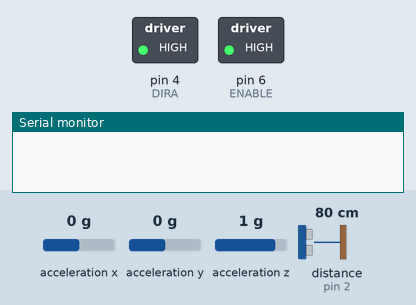
This sketch was run on a simulated Arduino Uno, built with avr-gcc and run on an emulated ATmega328P. Shown: switched loads named in the sketch (green lamp = pin HIGH), the last lines printed to the serial monitor. Wiring (inferred from the names in the program): MPU-6050 motion sensor at I2C address 0x68. Inputs (shaded band) come from the test bench; at power-on: acceleration x 0 g, acceleration y 0 g, acceleration z 1 g, distance to the obstacle (sensor on pin 2) 80 cm. The echo pulse lasts 58.3 µs per cm; pins used as bus, display or sensor lines are not drawn.

Above: at 0.15 s.
At 34.7 s:
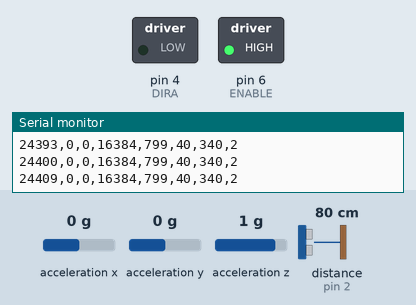
Timing chart, 0 to 40.0 s (numbered marks = the images above):
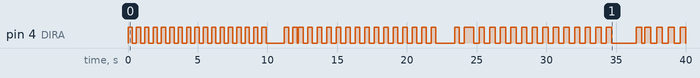

The sketch:

WiFi_Accel_Ultrasound_Transmitter.ino
```cpp
#include <SPI.h>
#include <nRF24L01.h>
#include <RF24.h>

#include<Wire.h>


#define ENABLE 6
#define DIRA 4
int forceHalfPeriod = 300;
const int MPU_addr=0x68;  // I2C address of the MPU-6050
long elapsedTime, AcX, AcY, AcZ;
int yPosPin, yNegPin, xPosPin, xNegPin, intensityX, intensityY;
double scalarY = 255.0/16384;  //bits per 1g
double scalarX = 255.0/16384;  //bits per 1g
int trigPin = 3;    // Trigger
int echoPin = 2;    // Echo
float duration;
int forceUpFlag = 0;
float sound_speed= 343000;

unsigned long last_motor_drive;

unsigned long step_duration = 10000;
unsigned long data_duration = 2000;
unsigned long time_now;
unsigned long start_time;
long max_amplitude;
long curr_max;
int overstep_counter = 0;
int step_direction = 1;
int step_size = 40;

int max_frequency = 0;

void setup() {
  Serial.begin(115200);

  Wire.begin();
  Wire.beginTransmission(MPU_addr);
  Wire.write(0x6B);  // PWR_MGMT_1 register
  Wire.write(0);     // set to zero (wakes up the MPU-6050)
  Wire.endTransmission(true);
  pinMode(trigPin, OUTPUT);
  pinMode(echoPin, INPUT);
  pinMode(ENABLE,OUTPUT);
  pinMode(DIRA,OUTPUT);
  digitalWrite(ENABLE,HIGH);
  last_motor_drive = millis();
  time_now = 0;
  curr_max = 0;
}

void stabilize(){
  start_time = millis();
  while (millis() - start_time < step_duration){
    digitalWrite(DIRA, 1); //one way
    delay(forceHalfPeriod); // Wait one half period before forcing up
    digitalWrite(DIRA, 0);  //reverse
    delay(forceHalfPeriod); // Wait one half period before forcing down
  }
}

long collect_data() {
  start_time = millis();
  long maxUltra = 0;
  long minUltra = -1;
  while (millis() - start_time < data_duration){
    pinMode(echoPin, INPUT);
    duration = pulseIn(echoPin, HIGH)*sound_speed/2000000;

    Wire.beginTransmission(MPU_addr);
    Wire.write(0x3B);  // starting with register 0x3B (ACCEL_XOUT_H)
    Wire.endTransmission(false);
    Wire.requestFrom(MPU_addr,8,true);  // request a total of 14 registers
    AcX=Wire.read()<<8|Wire.read();  // 0x3B (ACCEL_XOUT_H) & 0x3C (ACCEL_XOUT_L)
    AcY=Wire.read()<<8|Wire.read();  // 0x3D (ACCEL_YOUT_H) & 0x3E (ACCEL_YOUT_L)
    AcZ=Wire.read()<<8|Wire.read();  // 0x3D (ACCEL_YOUT_H) & 0x3E (ACCEL_YOUT_L)
    elapsedTime = millis();
  long dataArray[8] = {elapsedTime, AcX, AcY,AcZ,duration,step_size,forceHalfPeriod,overstep_counter};

  for(int i = 0; i < (sizeof(dataArray) / sizeof(dataArray[0])-1); i++)
  {
    Serial.print(dataArray[i]);
    Serial.print(",");
   }
   Serial.print(dataArray[7]);
   Serial.println();

    digitalWrite(trigPin, LOW);
    delayMicroseconds(5);
    digitalWrite(trigPin, HIGH);
    delayMicroseconds(10);
    digitalWrite(trigPin, LOW);

   // Data is printed and in the dataArray
    // Initialize minUltra if not yet initialized
    if (minUltra == -1)
      minUltra = dataArray[4];

     // Check for Max and Min
     maxUltra = dataArray[4] > maxUltra ? dataArray[4]:maxUltra;
     minUltra = dataArray[4] < minUltra ? dataArray[4]:minUltra;
    time_now = millis();
    if((time_now - last_motor_drive) >= forceHalfPeriod) { // If we have surpassed forceHalfPeriod, switch driving motor state
      forceUpFlag = forceUpFlag ^ 1; // Switch the flag from 0 to 1 or vice versa using xor
      digitalWrite(DIRA, forceUpFlag);
      last_motor_drive = time_now; // Start counting time to next drive from now
    }
  }
  return (maxUltra-minUltra)/2;
}

void run_infinite() {

  pinMode(echoPin, INPUT);
  duration = pulseIn(echoPin, HIGH)*sound_speed/2000000;

  Wire.beginTransmission(MPU_addr);
  Wire.write(0x3B);  // starting with register 0x3B (ACCEL_XOUT_H)
  Wire.endTransmission(false);
  Wire.requestFrom(MPU_addr,8,true);  // request a total of 14 registers
  AcX=Wire.read()<<8|Wire.read();  // 0x3B (ACCEL_XOUT_H) & 0x3C (ACCEL_XOUT_L)
  AcY=Wire.read()<<8|Wire.read();  // 0x3D (ACCEL_YOUT_H) & 0x3E (ACCEL_YOUT_L)
  AcZ=Wire.read()<<8|Wire.read();  // 0x3D (ACCEL_YOUT_H) & 0x3E (ACCEL_YOUT_L)
  elapsedTime = millis();
  long dataArray[8] = {elapsedTime, AcX, AcY,AcZ,duration,step_size,forceHalfPeriod,overstep_counter};

  for(int i = 0; i < (sizeof(dataArray) / sizeof(dataArray[0])-1); i++)
  {
    Serial.print(dataArray[i]);
    Serial.print(",");
   }
   Serial.print(dataArray[7]);
   Serial.println();

   // Data is printed and in the dataArray
  time_now = millis();
  if((time_now - last_motor_drive) >= forceHalfPeriod) { // If we have surpassed forceHalfPeriod, switch driving motor state
    forceUpFlag = forceUpFlag ^ 1; // Switch the flag from 0 to 1 or vice versa using xor
    digitalWrite(DIRA, forceUpFlag);
    last_motor_drive = time_now; // Start counting time to next drive from now
  }
//    digitalWrite(DIRA, 1); //one way
//    delay(forceHalfPeriod); // Wait one half period before forcing up
//    digitalWrite(DIRA, 0);  //reverse
//    delay(forceHalfPeriod); // Wait one half period before forcing down

  digitalWrite(trigPin, LOW);
  delayMicroseconds(5);
  digitalWrite(trigPin, HIGH);
  delayMicroseconds(10);
  digitalWrite(trigPin, LOW);
}

/*
 * Run for 10 seconds
 * Run for 2 seconds, determine curr_amplitude, collect data
 * if curr_amplitude >= MAX:
 *  Replace MAX with curr_amplitude
 *  step in Change direction
 * else if
 *  curr_amplitude < MAX:
 *  add 1 to overstep_counter
 *  if overstep_counter == 2
 *    reset overstep_counter
 *    reset MAX
 *    flip Change direction
 *    step
 *
 */
void loop() {
  if (step_size < 5){
    forceHalfPeriod = max_frequency;
    while(1){
      run_infinite();
    }
  }
  else{
    overstep_counter++;
    stabilize();
    curr_max = collect_data();
    if ( curr_max > max_amplitude){
      max_amplitude = curr_max;
      max_frequency = forceHalfPeriod;
    }
    forceHalfPeriod = forceHalfPeriod + step_size;
    if (overstep_counter >= 8) {
      overstep_counter = 1;
      max_amplitude = 0;
      step_size = step_size / 2;
      forceHalfPeriod = max_frequency - (4*step_size);
    }
  }

//  pinMode(echoPin, INPUT);
//  long sample_amplitude = pulseIn(echoPin, HIGH);
//
//
//
//  pinMode(echoPin, INPUT);
//  duration = pulseIn(echoPin, HIGH)*sound_speed/2000000;
//
//  Wire.beginTransmission(MPU_addr);
//  Wire.write(0x3B);  // starting with register 0x3B (ACCEL_XOUT_H)
//  Wire.endTransmission(false);
//  Wire.requestFrom(MPU_addr,8,true);  // request a total of 14 registers
//  AcX=Wire.read()<<8|Wire.read();  // 0x3B (ACCEL_XOUT_H) & 0x3C (ACCEL_XOUT_L)
//  AcY=Wire.read()<<8|Wire.read();  // 0x3D (ACCEL_YOUT_H) & 0x3E (ACCEL_YOUT_L)
//  AcZ=Wire.read()<<8|Wire.read();  // 0x3D (ACCEL_YOUT_H) & 0x3E (ACCEL_YOUT_L)
//  elapsedTime = millis();
//  long dataArray[5] = {elapsedTime, AcX, AcY,AcZ,duration};
//
//  for(int i = 0; i < (sizeof(dataArray) / sizeof(dataArray[0])-1); i++)
//  {
//    Serial.print(dataArray[i]);
//    Serial.print(",");
//   }
//   Serial.print(dataArray[4]);
//   Serial.println();
//
//     digitalWrite(trigPin, LOW);
//  delayMicroseconds(5);
//  digitalWrite(trigPin, HIGH);
//  delayMicroseconds(10);
//  digitalWrite(trigPin, LOW);
//
//   // Data is printed and in the dataArray
//  time_now = millis();
//  if((time_now - last_motor_drive) >= forceHalfPeriod) { // If we have surpassed forceHalfPeriod, switch driving motor state
//    forceUpFlag = forceUpFlag ^ 1; // Switch the flag from 0 to 1 or vice versa using xor
//    digitalWrite(DIRA, forceUpFlag);
//    last_motor_drive = time_now; // Start counting time to next drive from now
//  }
////    digitalWrite(DIRA, 1); //one way
////    delay(forceHalfPeriod); // Wait one half period before forcing up
////    digitalWrite(DIRA, 0);  //reverse
////    delay(forceHalfPeriod); // Wait one half period before forcing down
//


}
```

Measured:
- by itself, pin 4 (DIRA): LOW → HIGH at 0.00 s, → LOW 0.30 s later, → HIGH 0.30 s later, → LOW 0.30 s later, … (108 changes in this stretch)
